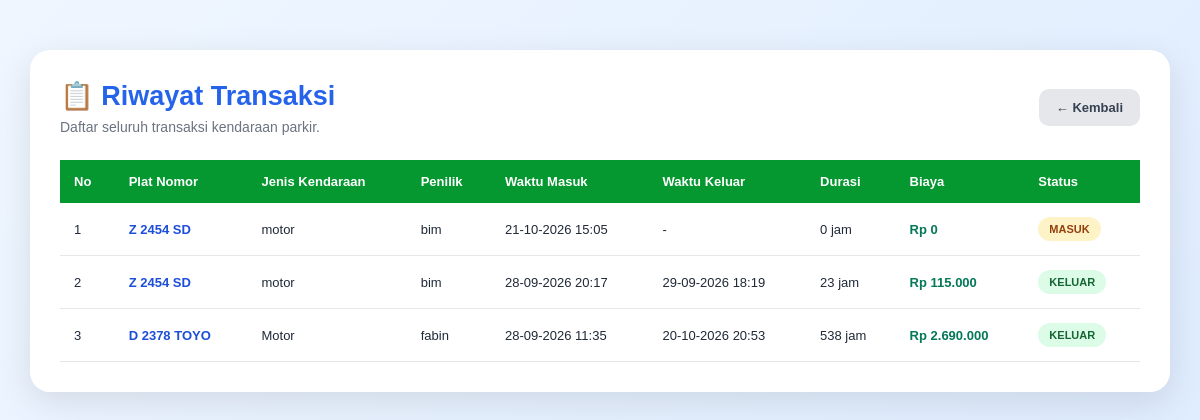
Screenshot of /view/riwayat_transaksi.php (signed in) with the database file from the repository.
### tables this page shows
CREATE TABLE `tb_transaksi` (
  `id_parkir` int(11) NOT NULL,
  `id_kendaraan` int(20) NOT NULL,
  `waktu_masuk` datetime DEFAULT NULL,
  `waktu_keluar` datetime DEFAULT NULL,
  `id_tarif` int(30) NOT NULL,
  `durasi_jam` int(25) NOT NULL DEFAULT 0,
  `biaya_total` decimal(10,0) NOT NULL DEFAULT 0,
  `status` enum('masuk','keluar',',') NOT NULL,
  `id_user` int(11) NOT NULL,
  `id_area` int(11) NOT NULL
);

CREATE TABLE `tb_kendaraan` (
  `id_kendaraan` int(11) NOT NULL,
  `plat_nomer` varchar(50) NOT NULL,
  `jenis_kendaraan` varchar(30) NOT NULL,
  `warna` varchar(30) NOT NULL,
  `penilik` varchar(50) NOT NULL
);

### view/riwayat_transaksi.php (the view, shortened to what this page needs)
<?php
include_once __DIR__ . "/../model/m_koneksi.php";
$query = mysqli_query($conn, "
    SELECT
        t.id_parkir,
        t.id_kendaraan,
        t.waktu_masuk,
        t.waktu_keluar,
        t.durasi_jam,
        t.biaya_total,
        t.status,
        k.plat_nomer,
        k.jenis_kendaraan,
        k.penilik
    FROM tb_transaksi t
    INNER JOIN tb_kendaraan k
        ON t.id_kendaraan = k.id_kendaraan
    ORDER BY t.waktu_masuk DESC
");
?>
<!DOCTYPE html>
<html lang="id">
<head>
</head>
<body>
<div class="container">
    <div class="header">
        <div>
            <h2>📋 Riwayat Transaksi</h2>
            <p>
                Daftar seluruh transaksi kendaraan parkir.
            </p>
        </div>
        <a href="dashboard_petugas.php" class="btn-kembali">
            ← Kembali
        </a>
    </div>
    <div class="table-box">
        <table>
            <thead>
                <tr>
                    <th>No</th>
                    <th>Plat Nomor</th>
                    <th>Jenis Kendaraan</th>
                    <th>Penilik</th>
                    <th>Waktu Masuk</th>
                    <th>Waktu Keluar</th>
                    <th>Durasi</th>
                    <th>Biaya</th>
                    <th>Status</th>
                </tr>
            </thead>
            <tbody>
            <?php
            $no = 1;
            if (mysqli_num_rows($query) > 0) {
                while ($data = mysqli_fetch_assoc($query)) {
            ?>
                <tr>
                    <td>
                        <?= $no++; ?>
                    </td>
                    <td>
                        <span class="plat">
                            <?= htmlspecialchars(
                                $data['plat_nomer']
                            ); ?>
                        </span>
                    </td>
                    <td>
                        <?= htmlspecialchars(
                            $data['jenis_kendaraan']
                        ); ?>
                    </td>
                    <td>
                        <?= htmlspecialchars(
                            $data['penilik']
                        ); ?>
                    </td>
                    <td>
                        <?= date(
                            'd-m-Y H:i',
                            strtotime($data['waktu_masuk'])
                        ); ?>
                    </td>
                    <td>
                        <?php
                        if (!empty($data['waktu_keluar'])) {
                            echo date(
                                'd-m-Y H:i',
                                strtotime($data['waktu_keluar'])
                            );
                        } else {
                            echo "-";
                        }
                        ?>
                    </td>
                    <td>
                        <?php
                        if (
                            $data['durasi_jam'] !== null &&
                            $data['durasi_jam'] !== ''
                        ) {
                            echo $data['durasi_jam'] . " jam";
                        } else {
                            echo "-";
                        }
                        ?>
                    </td>
                    <td>
                        <span class="biaya">
                            Rp <?= number_format(
                                $data['biaya_total'],
                                0,
                                ',',
                                '.'
                            ); ?>
                        </span>
                    </td>
                    <td>
                        <?php
                        if ($data['status'] == 'keluar') {
                        ?>
                            <span class="status status-keluar">
                                KELUAR
                            </span>
                        <?php
                        } else {
                        ?>
                            <span class="status status-masuk">
                                MASUK
                            </span>
                        <?php
                        }
                        ?>
                    </td>
                </tr>
            <?php
                }
            }
            ?>
            </tbody>
        </table>
    </div>
</div>
</body>
</html>

### view/riwayat_transaksi.php (style rules this page uses)
* { margin: 0; padding: 0; box-sizing: border-box; }
body { font-family: Arial, sans-serif; background: linear-gradient(135deg, #eff6ff, #dbeafe); min-height: 100vh; padding: 30px; color: #1f2937; }
.container { max-width: 1150px; margin: 20px auto; background: white; padding: 30px; border-radius: 20px; box-shadow: 0 10px 35px rgba(0, 0, 0, 0.10); }
.header { display: flex; justify-content: space-between; align-items: center; gap: 15px; margin-bottom: 25px; }
.header h2 { color: #2563eb; font-size: 27px; margin-bottom: 7px; }
.header p { color: #6b7280; font-size: 14px; }
.btn-kembali { text-decoration: none; background: #e5e7eb; color: #374151; padding: 11px 17px; border-radius: 10px; font-size: 13px; font-weight: bold; }
.table-box { width: 100%; overflow-x: auto; }
table { width: 100%; min-width: 1000px; border-collapse: collapse; }
th { background: #059830; color: white; padding: 14px; text-align: left; font-size: 13px; }
td { padding: 14px; border-bottom: 1px solid #e5e7eb; font-size: 13px; }
.plat { font-weight: bold; color: #1d4ed8; }
.status { display: inline-block; padding: 6px 11px; border-radius: 20px; font-size: 11px; font-weight: bold; }
.status-masuk { background: #fef3c7; color: #92400e; }
.status-keluar { background: #dcfce7; color: #166534; }
.biaya { font-weight: bold; color: #047857; }

### rows the page displays
tb_transaksi: id_kendaraan.plat_nomer "Z 2454 SD", id_kendaraan.jenis_kendaraan "motor", id_kendaraan.penilik "bim", waktu_masuk "21-10-2026 15:05", durasi_jam "0", biaya_total "0", status "MASUK"
tb_transaksi: id_kendaraan.plat_nomer "Z 2454 SD", id_kendaraan.jenis_kendaraan "motor", id_kendaraan.penilik "bim", waktu_masuk "28-09-2026 20:17", waktu_keluar "29-09-2026 18:19", durasi_jam "23", biaya_total "115.000", status "KELUAR"
tb_transaksi: id_kendaraan.plat_nomer "D 2378 TOYO", id_kendaraan.jenis_kendaraan "Motor", id_kendaraan.penilik "fabin", waktu_masuk "28-09-2026 11:35", waktu_keluar "20-10-2026 20:53", durasi_jam "538", biaya_total "2.690.000", status "KELUAR"
